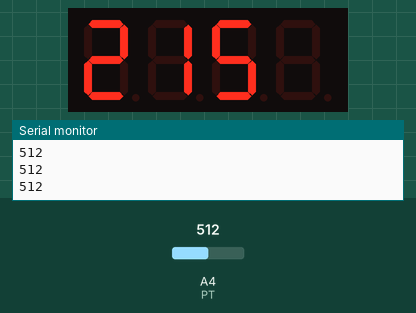
Recording of a sketch running on a simulated Arduino Uno, built with avr-gcc and run on an emulated ATmega328P. Parts: 4-digit seven-segment display, the last lines printed to the serial monitor. Wiring (inferred from the names in the program): 4-digit 7-segment display, segments lit when HIGH: segments A0, A1, A2, pin 2, pin 4, pin 7, pin 8, pin 13; digit selects pin 10, pin 9, pin 6, pin 5. The test bench sets the inputs (shaded band); at power-on: A4 (PT) = 512. The segment pins are drawn as the display they are named for.

Above: at 1.2 s.
1.3 s: A4 (PT) set to 490
At 2.5 s:
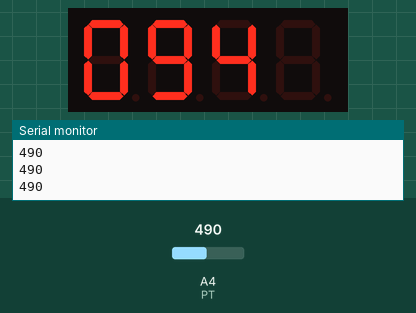
3.2 s: A4 (PT) set to 510
At 5.1 s:
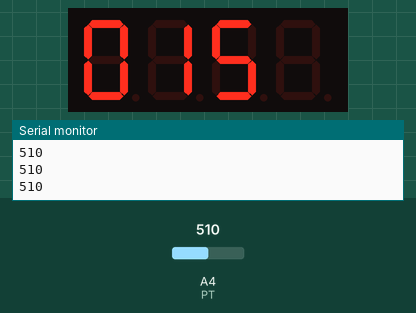
5.4 s: A4 (PT) set to 306
At 6.5 s:
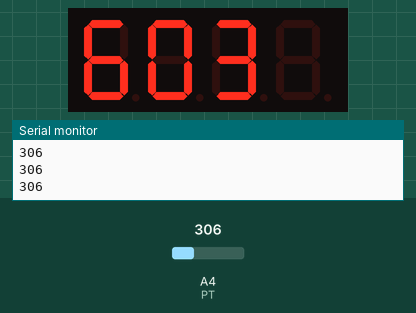
Timing chart, 0 to 8.4 s (numbered marks = the images above; inputs shaded):
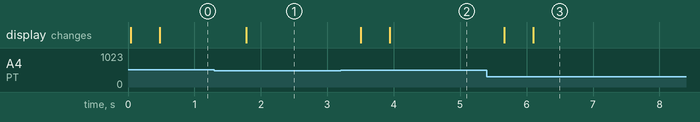

The sketch:

me.ino
```cpp
// 1) on-off led displaying photo transistor value

int segA = A0;
int segB = A1;
int segC = A2;
int segD = 2;
int segE = 4;
int segF = 7;
int segG = 8;
int segDP = 13;
int d1 = 10;
int d2 = 9;
int d3 = 6;
int d4 = 5;
#define PT A4
int LED = 1;
int i = 0;


int photran_total;
int photran_av;

void setup() {
  pinMode(segA, OUTPUT);
  pinMode(segB, OUTPUT);
  pinMode(segC, OUTPUT);
  pinMode(segD, OUTPUT);
  pinMode(segE, OUTPUT);
  pinMode(segF, OUTPUT);
  pinMode(segG, OUTPUT);
  pinMode(segDP, OUTPUT);
  pinMode(d1, OUTPUT);
  pinMode(d2, OUTPUT);
  pinMode(d3, OUTPUT);
  pinMode(d4, OUTPUT);
  Serial.begin(9600);
  pinMode(LED, OUTPUT);
}

void zero() {
  digitalWrite(segA, 1);
  digitalWrite(segB, 1);
  digitalWrite(segC, 1);
  digitalWrite(segD, 1);
  digitalWrite(segE, 1);
  digitalWrite(segF, 1);
  digitalWrite(segG, 0);
  digitalWrite(segDP, 0);
}
void one() {
  digitalWrite(segA, LOW);
  digitalWrite(segB, HIGH);
  digitalWrite(segC, HIGH);
  digitalWrite(segD, LOW);
  digitalWrite(segE, LOW);
  digitalWrite(segF, LOW);
  digitalWrite(segG, LOW);
  digitalWrite(segDP, LOW);
}
void two() {
  digitalWrite(segA, HIGH);
  digitalWrite(segB, HIGH);
  digitalWrite(segC, LOW);
  digitalWrite(segD, HIGH);
  digitalWrite(segE, HIGH);
  digitalWrite(segF, LOW);
  digitalWrite(segG, HIGH);
  digitalWrite(segDP, LOW);
}
void three() {
  digitalWrite(segA, HIGH);
  digitalWrite(segB, HIGH);
  digitalWrite(segC, HIGH);
  digitalWrite(segD, HIGH);
  digitalWrite(segE, LOW);
  digitalWrite(segF, LOW);
  digitalWrite(segG, HIGH);
  digitalWrite(segDP, LOW);
}
void four() {
  digitalWrite(segA, LOW);
  digitalWrite(segB, HIGH);
  digitalWrite(segC, HIGH);
  digitalWrite(segD, LOW);
  digitalWrite(segE, LOW);
  digitalWrite(segF, HIGH);
  digitalWrite(segG, HIGH);
  digitalWrite(segDP, LOW);
}
void five() {
  digitalWrite(segA, HIGH);
  digitalWrite(segB, LOW);
  digitalWrite(segC, HIGH);
  digitalWrite(segD, HIGH);
  digitalWrite(segE, LOW);
  digitalWrite(segF, HIGH);
  digitalWrite(segG, HIGH);
  digitalWrite(segDP, LOW);
}
void six() {
  digitalWrite(segA, 1);
  digitalWrite(segB, 0);
  digitalWrite(segC, 1);
  digitalWrite(segD, 1);
  digitalWrite(segE, 1);
  digitalWrite(segF, 1);
  digitalWrite(segG, 1);
  digitalWrite(segDP, 0);
}
void seven() {
  digitalWrite(segA, 1);
  digitalWrite(segB, 1);
  digitalWrite(segC, 1);
  digitalWrite(segD, 0);
  digitalWrite(segE, 0);
  digitalWrite(segF, 0);
  digitalWrite(segG, 0);
  digitalWrite(segDP, 0);
}
void eight() {
  digitalWrite(segA, 1);
  digitalWrite(segB, 1);
  digitalWrite(segC, 1);
  digitalWrite(segD, 1);
  digitalWrite(segE, 1);
  digitalWrite(segF, 1);
  digitalWrite(segG, 1);
  digitalWrite(segDP, 0);
}
void nine() {
  digitalWrite(segA, 1);
  digitalWrite(segB, 1);
  digitalWrite(segC, 1);
  digitalWrite(segD, 1);
  digitalWrite(segE, 0);
  digitalWrite(segF, 1);
  digitalWrite(segG, 1);
  digitalWrite(segDP, 0);
}
void off() {
  digitalWrite(segA, 0);
  digitalWrite(segB, 0);
  digitalWrite(segC, 0);
  digitalWrite(segD, 0);
  digitalWrite(segE, 0);
  digitalWrite(segF, 0);
  digitalWrite(segG, 0);
  digitalWrite(segDP, 0);
}


void loop() {
  int photran = analogRead(PT);
  photran_total += photran;
  Serial.println(photran);

  i++;
  if (i == 50) {
    photran_av = photran_total / 50;
    photran_total = 0;
    i = 0;
  }

  int photrand1 = photran_av % 10;
  int photrand10 = (photran_av % 100) / 10;
  int photrand100 = (photran_av % 1000) / 100;

  for (int d = 1; d <= 4; d++) {
    switch (d) {
      case 1:
        digitalWrite(d1, 1);
        digitalWrite(d2, 0);
        digitalWrite(d3, 0);
        digitalWrite(d4, 0);
        switch (photrand1) {
          case 0:
            zero();
            break;
          case 1:
            one();
            break;
          case 2:
            two();
            break;
          case 3:
            three();
            break;
          case 4:
            four();
            break;
          case 5:
            five();
            break;
          case 6:
            six();
            break;
          case 7:
            seven();
            break;
          case 8:
            eight();
            break;
          case 9:
            nine();
            break;
        };

        break;
      case 2:
        digitalWrite(d1, 0);
        digitalWrite(d2, 1);
        digitalWrite(d3, 0);
        digitalWrite(d4, 0);

        switch (photrand10) {
          case 0:
            zero();
            break;
          case 1:
            one();
            break;
          case 2:
            two();
            break;
          case 3:
            three();
            break;
          case 4:
            four();
            break;
          case 5:
            five();
            break;
          case 6:
            six();
            break;
          case 7:
            seven();
            break;
          case 8:
            eight();
            break;
          case 9:
            nine();
            break;
        };

        break;
      case 3:
        digitalWrite(d1, 0);
        digitalWrite(d2, 0);
        digitalWrite(d3, 1);
        digitalWrite(d4, 0);
        switch (photrand100) {
          case 0:
            zero();
            break;
          case 1:
            one();
            break;
          case 2:
            two();
            break;
          case 3:
            three();
            break;
          case 4:
            four();
            break;
          case 5:
            five();
            break;
          case 6:
            six();
            break;
          case 7:
            seven();
            break;
          case 8:
            eight();
            break;
          case 9:
            nine();
            break;
        };

        break;
      case 4:
        digitalWrite(d1, 0);
        digitalWrite(d2, 0);
        digitalWrite(d3, 0);
        digitalWrite(d4, 1);

        off();
        break;
    };
    delay(2);
    dactivatepin();
  }
  if ((photran < 500) && (photran_av != 0)) {
    digitalWrite(LED, 1);
  } else {
    digitalWrite(LED, 0);
  }
}

void dactivatepin() {
  digitalWrite(d1, 0);
  digitalWrite(d2, 0);
  digitalWrite(d3, 0);
  digitalWrite(d4, 0);
}
```

Measured:
- after the input at 1.3 s, the display: changes after 0.48 s (image 1)
- after the input at 3.2 s, the display: first changes after 0.30 s (image 2 shows a later state)
- after the input at 5.4 s, the display: first changes after 0.26 s (image 3 shows a later state)
